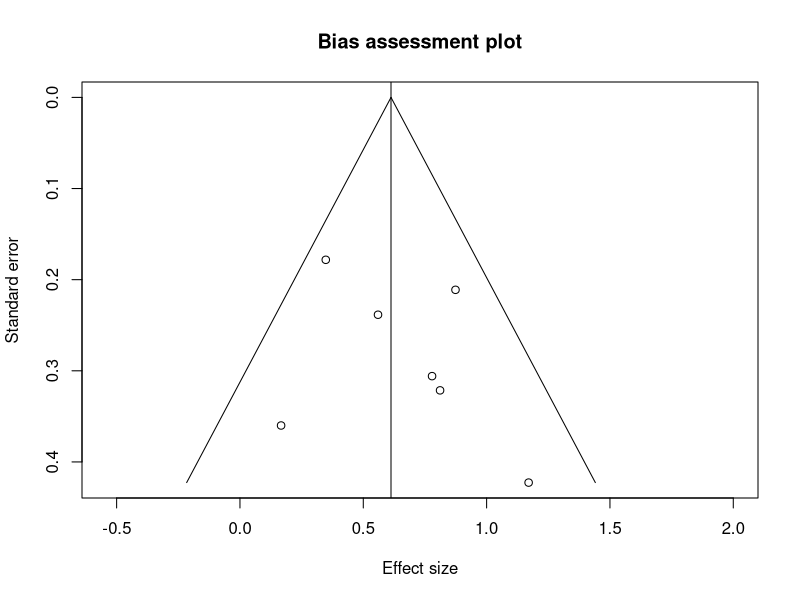
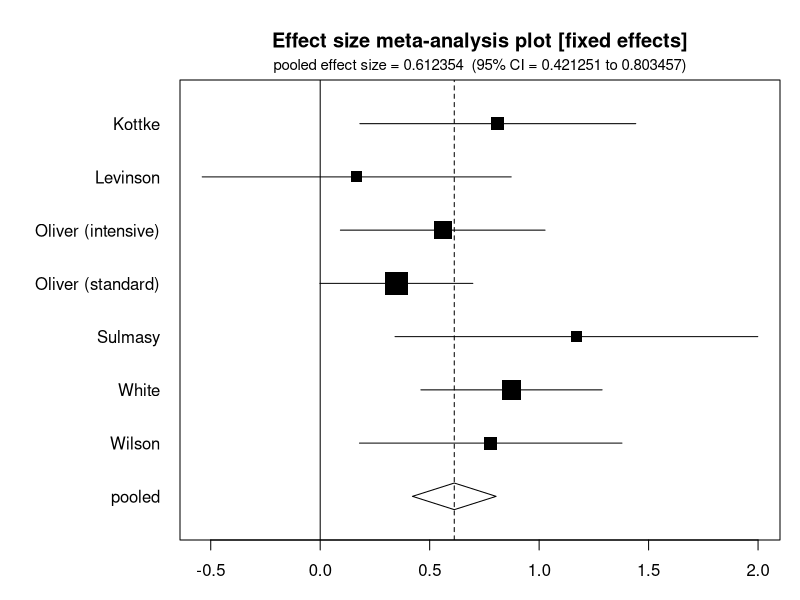
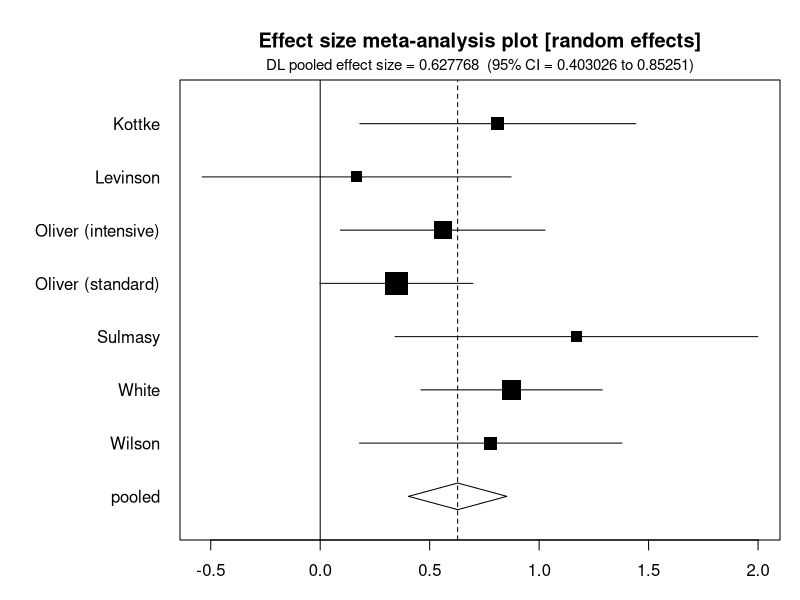

Write the R code that produced these figures, in order.
# Effect size meta-analysis: the StatsDirect help example (Freemantle, personal
# communication, test outcomes of seven comparisons from six trials of an educational
# intervention; the test workbook's meta worksheet columns J to P) in R
trial <- c("Kottke", "Levinson", "Oliver (intensive)", "Oliver (standard)", "Sulmasy",
           "White", "Wilson")
en <- c(27, 16, 25, 62, 9, 63, 23)
em <- c(18.5, 60, 10.72, 9.2, 3.75, 60, 9.24)
es <- c(14.9, 29.2, 6.46, 6.16, 2.55, 13.3, 5.35)
cn <- c(17, 15, 66, 66, 22, 40, 23)
cm <- c(5.4, 55, 6.92, 6.92, 1.05, 46.3, 5.33)
cs <- c(17.3, 29.2, 6.83, 6.83, 2.12, 18.6, 4.48)
k <- length(en)

# Base R has no meta-analysis function, so the statistics are computed as the
# formulae above give them. g is the difference in means over the pooled standard
# deviation; d is g corrected for its small sample bias by J(N - 2), computed from
# the gamma function (lgamma is its logarithm), or from the usual approximation
# 1 - 3 / (4m - 1) when N - 2 is 200 or more
six <- function(x) formatC(x, digits = 6, format = "f", drop0trailing = TRUE)
pv <- function(p) {
  if (p < 0.0001) "P < 0.0001" else
    paste("P =", formatC(p, digits = 4, format = "f", drop0trailing = TRUE))
}
n <- en + cn
m <- n - 2
s <- sqrt(((en - 1) * es^2 + (cn - 1) * cs^2) / m)
g <- (em - cm) / s
J <- ifelse(m < 200, exp(lgamma(m / 2) - lgamma((m - 1) / 2)) / sqrt(m / 2),
            1 - 3 / (4 * m - 1))
d <- J * g
z <- qnorm(0.975)

# The approximate confidence interval for d uses its large sample variance. The
# exact interval for g comes from the noncentral t distribution: g times
# sqrt(ne * nc / N) is a t statistic on N - 2 degrees of freedom whose
# noncentrality parameter is the true effect size times the same factor, so each
# limit is the noncentrality parameter that puts the observed statistic at the
# 97.5th or the 2.5th percentile, found with uniroot and pt. R's pt is accurate
# for noncentrality parameters up to 37.62 (see its help page); here the largest is
# under 5, so a guard is only needed for a very large trial with a large effect
vard <- n / (en * cn) + d^2 / (2 * n)
lcid <- d - z * sqrt(vard)
ucid <- d + z * sqrt(vard)
scale <- sqrt(en * cn / n)
ncp_limit <- function(t, df, hw, p) {
  f <- function(nc) pt(t, df, ncp = nc) - p
  uniroot(f, if (p > 0.5) c(t - 2 * hw, t) else c(t, t + 2 * hw), tol = 1e-10)$root
}
hw <- z * sqrt(vard) * scale
lcig <- mapply(ncp_limit, g * scale, m, hw, 0.975) / scale
ucig <- mapply(ncp_limit, g * scale, m, hw, 0.025) / scale
print(data.frame(trial, J = six(J), g = six(g), exact_lower = six(lcig),
                 exact_upper = six(ucig)), row.names = FALSE)
print(data.frame(trial, en, cn, d = six(d), approx_lower = six(lcid),
                 approx_upper = six(ucid)), row.names = FALSE)

# Fixed effects (Hedges-Olkin): d weighted by the inverse of its variance
w <- 1 / vard
dplus <- sum(w * d) / sum(w)
se_dplus <- sqrt(1 / sum(w))
cat("Fixed effects (Hedges-Olkin)\n")
cat("Pooled effect size d+ = ", six(dplus), " (95% CI = ", six(dplus - z * se_dplus),
    " to ", six(dplus + z * se_dplus), ")\n", sep = "")
cat("Z (test d+ differs from 0) =", six(dplus / se_dplus), " ",
    pv(2 * pnorm(-abs(dplus / se_dplus))), "\n")

# Heterogeneity: Cochran's Q, the DerSimonian-Laird moment estimate of the between
# studies variance and I-squared. The interval for I-squared is the iterative
# noncentral chi-square method of Hedges and Pigott (2001): Q is taken as a
# noncentral chi-square variable on df degrees of freedom, and each limit is the
# noncentrality parameter lambda that puts the observed Q at its 97.5th or 2.5th
# percentile (found with uniroot and pchisq; 0 when the central distribution already
# puts Q below that percentile), converted to I-squared as 100 lambda / (df + lambda)
Q <- sum(w * (d - dplus)^2)
df <- k - 1
tausq <- max(0, (Q - df) / (sum(w) - sum(w^2) / sum(w)))
isq <- max(0, 100 * (Q - df) / Q)
ncp_chisq <- function(p) {
  if (pchisq(Q, df) < p) return(0)
  uniroot(function(lambda) pchisq(Q, df, ncp = lambda) - p, c(0, 10 * Q + 100),
          tol = 1e-10)$root
}
lambda_ci <- c(ncp_chisq(0.975), ncp_chisq(0.025))
isq_ci <- 100 * lambda_ci / (df + lambda_ci)
pc1 <- function(x) formatC(x, digits = 1, format = "f", drop0trailing = TRUE)
cat("Non-combinability of studies\n")
cat("Cochran Q = ", six(Q), "  (df = ", df, ")  ",
    pv(pchisq(Q, df, lower.tail = FALSE)), "\n", sep = "")
cat("Moment-based estimate of between studies variance =", six(tausq), "\n")
cat("I-squared (inconsistency) = ", pc1(isq), "% (95% CI = ", pc1(isq_ci[1]), "% to ",
    pc1(isq_ci[2]), "%)\n", sep = "")

# Random effects (DerSimonian-Laird): the between studies variance is added to
# each study's variance before weighting
wr <- 1 / (vard + tausq)
dsd <- sum(wr * d) / sum(wr)
se_dsd <- sqrt(1 / sum(wr))
cat("Random effects (DerSimonian-Laird)\n")
cat("Pooled d+ = ", six(dsd), " (95% CI = ", six(dsd - z * se_dsd), " to ",
    six(dsd + z * se_dsd), ")\n", sep = "")
cat("Z (test d+ differs from 0) =", six(dsd / se_dsd), " ",
    pv(2 * pnorm(-abs(dsd / se_dsd))), "\n")
cat("% weights (fixed, random)\n")
print(data.frame(trial, fixed = six(100 * w / sum(w)),
                 random = six(100 * wr / sum(wr))), row.names = FALSE)

# Bias indicators. Begg and Mazumdar's test is Kendall's rank correlation between
# each study's standardised deviation from the pooled effect and its variance,
# with the exact P value; cor.test computes it by default only for fewer than 50
# studies, so exact = TRUE asks for it whatever their number (with tied ranks the
# program uses tau-b with a normal approximation and a continuity correction instead).
# The report notes the test's low power with fewer than eleven studies. Egger's test
# regresses the standard normal deviate d / se on the precision 1 / se: the
# intercept estimates the bias, judged here with a 90% interval on k - 2 degrees
# of freedom
se <- sqrt(vard)
ts <- (d - dplus) / sqrt(vard - 1 / sum(w))
begg <- cor.test(ts, vard, method = "kendall", exact = TRUE)
power_note <- if (k < 11) "(low power)" else ""
cat("Bias indicators\n")
cat("Begg-Mazumdar: Kendall's tau =", six(begg$estimate), " ", pv(begg$p.value),
    power_note, "\n")
egger <- lm(I(d / se) ~ I(1 / se))
bias <- coef(summary(egger))[1, ]
cat("Egger: bias = ", six(bias["Estimate"]), " (90% CI = ",
    six(bias["Estimate"] - qt(0.95, k - 2) * bias["Std. Error"]), " to ",
    six(bias["Estimate"] + qt(0.95, k - 2) * bias["Std. Error"]), ")  ",
    pv(bias["Pr(>|t|)"]), "\n", sep = "")

# The bias assessment plot that follows in the report: each study's d against its
# standard error, with the smallest standard errors at the top, the fixed effects
# pooled d+ as a vertical line and the 95% limits expected around it as a funnel
plot(d, se, ylim = rev(range(0, se)), xlim = range(lcid, ucid), pch = 1,
     xlab = "Effect size", ylab = "Standard error", main = "Bias assessment plot")
abline(v = dplus)
se_line <- seq(0, max(se), length.out = 100)
lines(dplus + z * se_line, se_line)
lines(dplus - z * se_line, se_line)

# The forest plots: each study's d with its approximate 95% interval and a square
# proportional to its size, then the pooled estimate as a diamond, for the fixed
# and the random effects models (the program prefixes the random effects label
# with DL for DerSimonian-Laird)
forest <- function(pooled, lower, upper, label) {
  y <- k:1 + 1
  plot(d, y, xlim = range(lcid, ucid, lower, upper), ylim = c(0.5, k + 1.5),
       yaxt = "n", ylab = "", xlab = "", main = label, pch = 15,
       cex = 1 + 2 * n / max(n))
  axis(2, at = c(y, 1), labels = c(trial, "pooled"), las = 1, tick = FALSE)
  segments(lcid, y, ucid, y)
  polygon(c(lower, pooled, upper, pooled), c(1, 1.25, 1, 0.75))
  abline(v = pooled, lty = 2)
  if (min(lcid) < 0) abline(v = 0)
  prefix <- if (grepl("random", label)) "DL " else ""
  mtext(paste0(prefix, "pooled effect size = ", six(pooled), "  (95% CI = ",
               six(lower), " to ", six(upper), ")"), side = 3, line = 0.3, cex = 0.9)
}
op <- par(mar = c(3, 9, 4, 1))
forest(dplus, dplus - z * se_dplus, dplus + z * se_dplus,
       "Effect size meta-analysis plot [fixed effects]")
forest(dsd, dsd - z * se_dsd, dsd + z * se_dsd,
       "Effect size meta-analysis plot [random effects]")
par(op)
